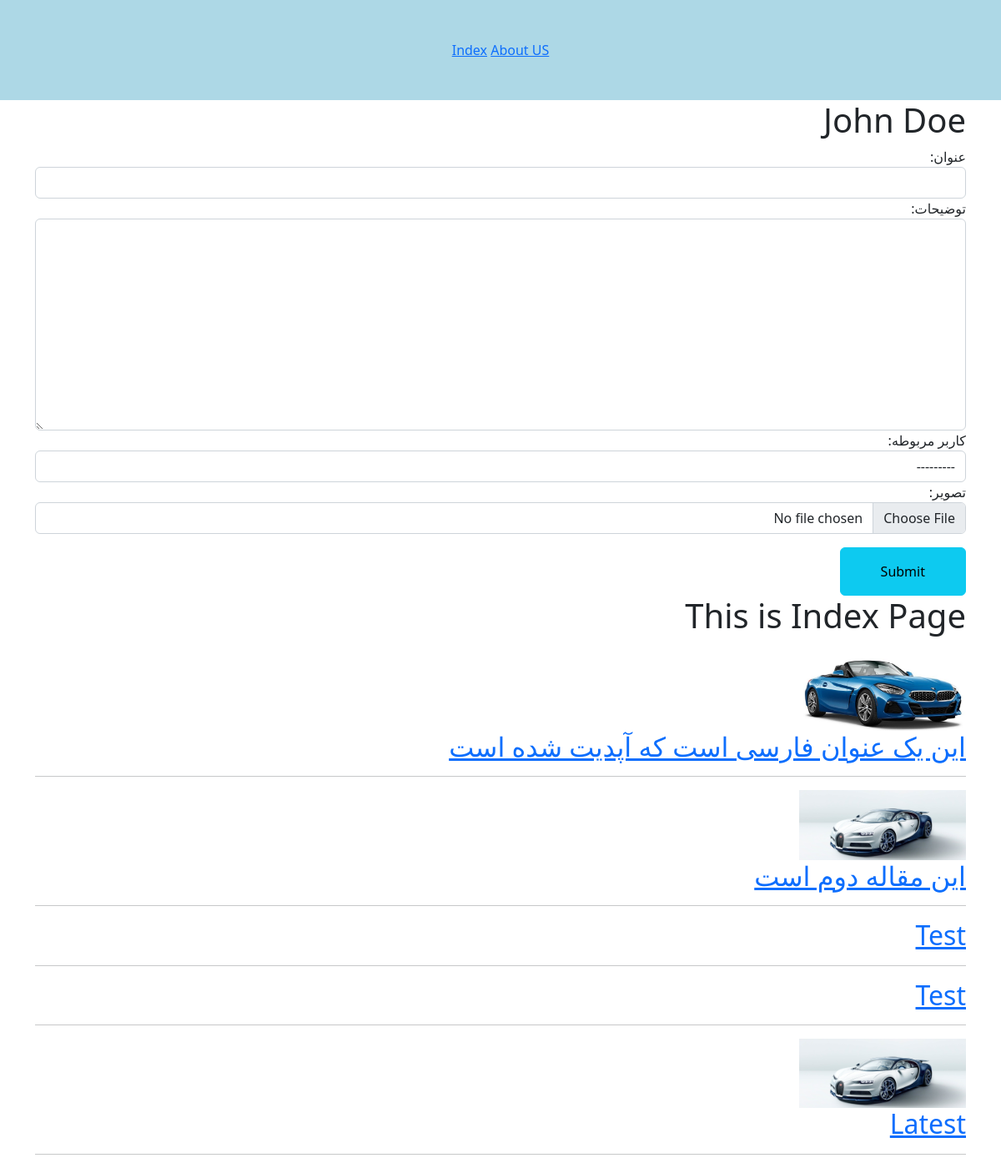
The app's page / (signed in) with its own data.
### articles/models.py (models this page shows)
class Article(models.Model):
    title = models.CharField(max_length=64, verbose_name='عنوان')
    description = models.TextField(verbose_name='توضیحات')
    related_user = models.ForeignKey(User, on_delete=models.CASCADE, verbose_name='کاربر مربوطه')
    thumbnail = models.ImageField(upload_to='article-thumbnails', verbose_name='تصویر')
    class Meta:
        verbose_name = 'مقاله'
        verbose_name_plural = 'مقاله ها'
    def __str__(self):
        return self.title

### articles/views.py (the view)
# urls.py: path('', index, name='Index')
@login_required
def index(request):
    if request.method == 'POST':
        form = ArticleForm(request.POST or None, request.FILES or None)
        if form.is_valid():
            form.save()
    else:
        form = ArticleForm()
    articles = Article.objects.all()
    context = {
        'articles': articles,
        'form': form
    }
    return render(request, 'index.html', context)

### articles/forms.py
class ArticleForm(ModelForm):
    class Meta:
        model = Article
        fields = '__all__'
    def __init__(self, *args, **kwargs):
        super(ArticleForm, self).__init__(*args, **kwargs)
        for visible in self.visible_fields():
            visible.field.widget.attrs['class'] = 'form-control'

### articles/templates/index.html (shortened to what this page needs)
{% extends 'layout.html' %}
{% block content %}
{% if user.is_authenticated %}
<h1>{{user.first_name}} {{user.last_name}}</h1>
{% endif %}
<form method="POST" enctype="multipart/form-data">
    {{form}}
    <input class="btn btn-info py-3 px-5 mt-3" type="submit" value="Submit" >
</form>
<h1>This is Index Page</h1>
{% for article in articles %}
    <a href="{% url 'Retrieve' id=article.id %}">
        {% if article.thumbnail %}
            <img src="{{article.thumbnail.url}}" width="200">
        {% endif %}
        <h2>{{article}}</h2>
    </a>
    <hr>
{% endfor %}
{% endblock content %}

### records on screen
Article: thumbnail (picture), title "این یک عنوان فارسی است که آپدیت شده است"
Article: thumbnail (picture), title "این مقاله دوم است"
Article: title "Test"
Article: title "Test"
Article: thumbnail (picture), title "Latest"

### other values on screen
{{ user.first_name }} "John"
{{ user.last_name }} "Doe"
